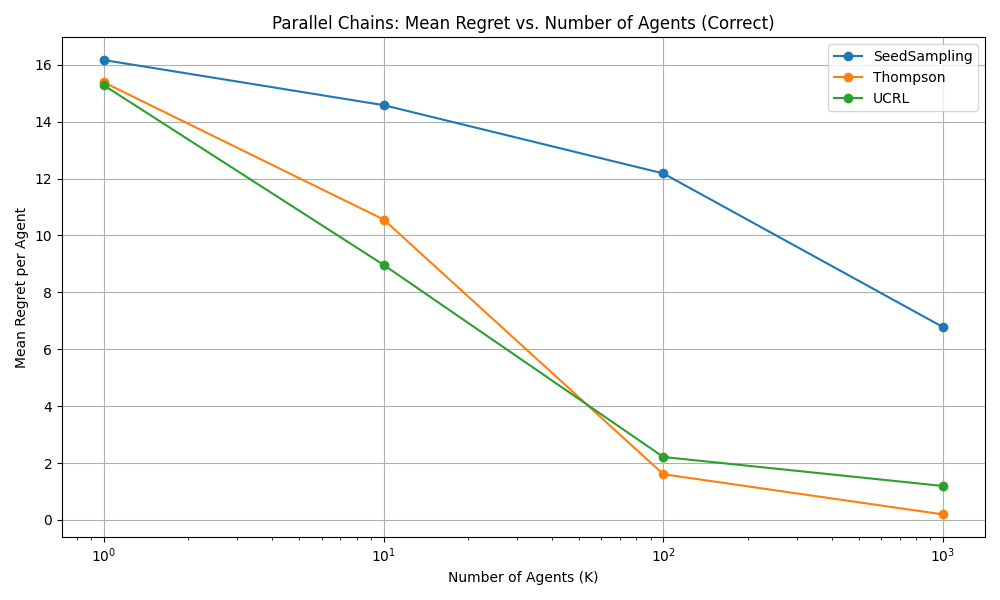

The Python source for this figure:
import matplotlib
matplotlib.use('Agg')
import numpy as np
import matplotlib.pyplot as plt
from tqdm import tqdm

class ParallelChainsEnv:
    def __init__(self, C, H, prior_vars):
        self.C = C  # Number of chains
        self.H = H  # Horizon (steps per chain)
        self.prior_vars = prior_vars
        self.true_theta = np.array([np.random.normal(0, np.sqrt(var)) for var in prior_vars])
        self.chain_data = {c: [] for c in range(C)}  # Observed rewards per chain
        self.total_observations = 0
        self.post_means = np.zeros(C)  # Prior mean = 0
        self.post_vars = np.array(prior_vars)  # Posterior starts as prior
        self.optimal_reward = np.max(self.true_theta)  # R* = max θ_c

    def observe_chain(self, c):
        """Agent traverses H steps in chain c and observes reward at end."""
        reward = np.random.normal(self.true_theta[c], 1)
        self.chain_data[c].append(reward)
        self.total_observations += 1

        # Bayesian Gaussian update for N(μ, σ²) prior and σ²=1 likelihood
        n = len(self.chain_data[c])
        var_post = 1 / (1 / self.prior_vars[c] + n)
        mean_post = var_post * (np.sum(self.chain_data[c]))

        self.post_vars[c] = var_post
        self.post_means[c] = mean_post

        return reward

class Agent:
    def __init__(self, agent_id, algorithm, env):
        self.algorithm = algorithm
        self.env = env

        if algorithm == "Thompson":
            # Sample from posterior at activation
            self.theta_sample = np.random.normal(env.post_means, np.sqrt(env.post_vars))

        elif algorithm == "UCRL":
            # Optimistic estimate at activation
            self.ucb = env.post_means + np.sqrt(env.post_vars)

        elif algorithm == "SeedSampling":
            self.seed_theta0 = np.random.normal(0, np.sqrt(2 * env.prior_vars))
            self.seed_w = np.random.normal(0, 80, size=env.total_observations + 1000)

    def choose_chain(self):
        if self.algorithm == "Thompson":
            return np.argmax(self.theta_sample)

        elif self.algorithm == "UCRL":
            return np.argmax(self.ucb)

        elif self.algorithm == "SeedSampling":
            O = np.zeros((self.env.total_observations, self.env.C))
            R = np.zeros(self.env.total_observations)
            idx = 0
            for c in range(self.env.C):
                for r in self.env.chain_data[c]:
                    if idx >= self.env.total_observations:
                        break
                    O[idx, c] = 1
                    R[idx] = r + self.seed_w[idx]
                    idx += 1
            if idx == 0:
                theta_hat = self.seed_theta0
            else:
                theta_hat = np.linalg.inv(O[:idx].T @ O[:idx] + np.diag(1 / self.env.prior_vars)) @ (O[:idx].T @ R[:idx])
            return np.argmax(theta_hat)

def simulate_parallel_chains(K, C, H, prior_vars, algorithm, n_sims=50):
    all_regrets = []

    for _ in range(n_sims):
        env = ParallelChainsEnv(C, H, prior_vars)
        total_reward = 0
        cumulative_regret = []

        for k in range(K):
            agent = Agent(k, algorithm, env)
            chosen_chain = agent.choose_chain()
            reward = env.observe_chain(chosen_chain)
            total_reward += reward

            regret = (env.optimal_reward * (k + 1)) - total_reward
            cumulative_regret.append(regret / (k + 1))  # mean regret per agent

        all_regrets.append(cumulative_regret)

    mean_regret_per_agent = np.mean([regret[-1] for regret in all_regrets])
    cumulative_regret_avg = np.mean(np.array(all_regrets), axis=0)
    return mean_regret_per_agent, cumulative_regret_avg

# Parameters
C = 10
H = 5
prior_vars = np.array([100 + c for c in range(1, C + 1)])
K_values = [1, 10, 100, 1000]#, 10000]
algorithms = ["SeedSampling", "Thompson", "UCRL"]
alg_regrets = {alg: [] for alg in algorithms}

for alg in algorithms:
    print(f"Simulating {alg}...")
    for K in tqdm(K_values):
        avg_regret, _ = simulate_parallel_chains(K, C, H, prior_vars, alg, n_sims=100)
        alg_regrets[alg].append(avg_regret)

# Plot Figure 4a
plt.figure(figsize=(10, 6))
for alg, reg in alg_regrets.items():
    plt.plot(K_values, reg, marker='o', label=alg)
plt.xscale('log')
plt.xticks(K_values, labels=[f"$10^{i}$" for i in range(len(K_values))])
plt.xlabel("Number of Agents (K)")
plt.ylabel("Mean Regret per Agent")
plt.title("Parallel Chains: Mean Regret vs. Number of Agents (Correct)")
plt.grid()
plt.legend()
plt.tight_layout()
plt.savefig("parallel5.png")
